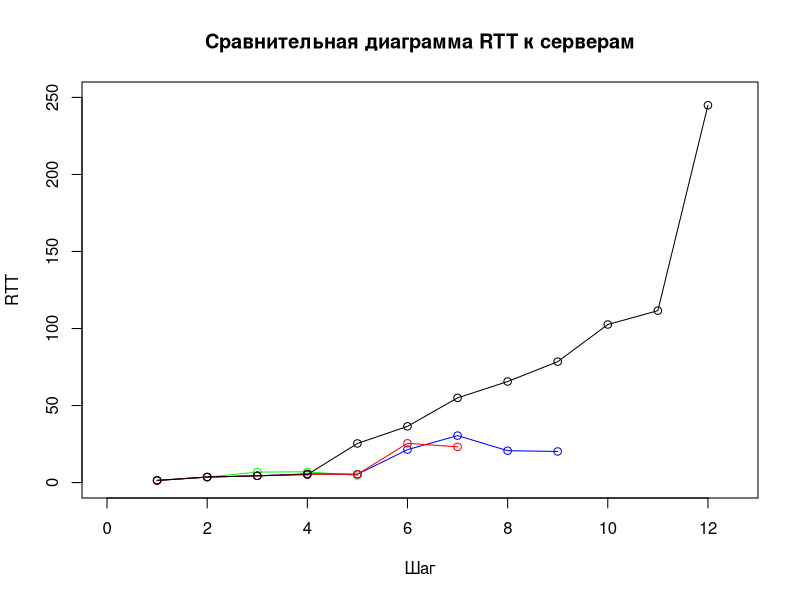

This chart was generated by the following R code:
## ---- chunk 1
x <- c(0,10,20,30,40,50,60,70,80,90,100,110,120,130,140,150,160,170,180,190,200,210,220,230,240,250)
y <- c(0,0.5,1,1.5,2,2.5,3,3.5,4,4.5,5,5.5,6,6.5,7,7.5,8,8.5,9,9.5,10,10.5,11,11.5,12,12.5)
x1 <- c(1.4,3.6,6.8,7,4.6)
y1 <- c(1,2,3,4,5)
x2 <- c(1.4,3.6,4.4,5.7,5.4,21.4,30.5,20.7,20.2)
y2 <- c(1,2,3,4,5,6,7,8,9)
x3 <- c(1.4,3.6,4.4,5.4,5.4,25.5,23.2)
y3 <- c(1,2,3,4,5,6,7)
x4 <- c(1.4,3.6,4.4,5.2,25.4,36.5,55,65.6,78.5,102.6,111.6,244.9)
y4 <- c(1,2,3,4,5,6,7,8,9,10,11,12)
plot(y,x, main = "Сравнительная диаграмма RTT к серверам", xlab = "Шаг", ylab = "RTT",type = "n")
points(y1,x1,col = "green")
lines(y1,x1,col = "green")
points(y2,x2,col = "blue")
lines(y2,x2,col = "blue")
points(y3,x3,col = "red")
lines(y3,x3,col = "red")
points(y4,x4,col="black")
lines(y4,x4,col="black")
